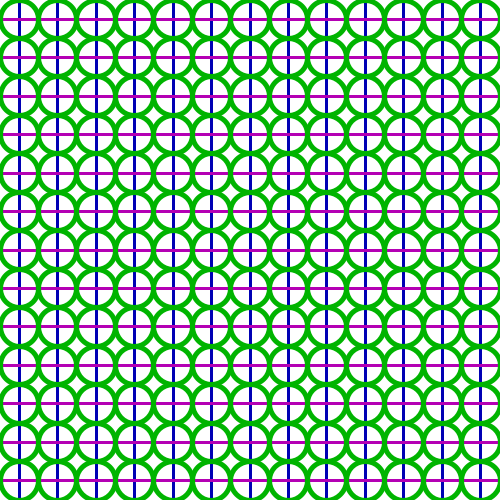
Frame 1 (no input)
Frame 60 (the mouse pressed at the canvas centre just before this capture): identical to frame 1, image omitted
Frame 120 (the mouse held since frame 60 and released just before this capture): identical to frame 1, image omitted

The Processing sketch that drew this single still picture (run headless with seeded random() and noise(); from frame 60 on, the mouse is pressed at the canvas centre):

// Processing sketch: Notes_1_Nested_Loops
// ── Notes_1_Nested_Loops.pde
int lineTotal;

void setup() {
  size(500, 500);
  lineTotal = (int)random(3, 20);
}

void draw() {
  background(255);
  verticalLines(lineTotal);
  horizontalLines(lineTotal);
  //verticalCircles(5);
  //horizontalCircles(5);
  circleGrid(lineTotal, lineTotal);
}

void verticalLines(int total) {
  float spacing = width / (float)total;
  float offset = spacing / 2.0;

  for (int i = 0; i < total; i++) {
    float x = (i * spacing) + offset;
    stroke(0, 0, 180);
    strokeWeight(3);
    line(x, 0, x, height);
  }
}

void horizontalLines(int total) {
  float spacing = height / (float)total;
  float offset = spacing / 2.0;

  for (int i = 0; i < total; i++) {
    float y = (i * spacing) + offset;
    stroke(180, 0, 180);
    strokeWeight(3);
    line(0, y, width, y);
  }
}

// ── circle_grid.pde
void circleGrid(int rows, int cols) {
  float xSpacing = width / (float)cols;
  float ySpacing = height / (float)rows;
  float xOffset = xSpacing / 2.0;
  float yOffset = ySpacing / 2.0;
  stroke(0, 180, 0);
  strokeWeight(5);
  noFill();

  for (int row = 0; row < rows; row++) {
    float y = (row * ySpacing) + yOffset;
    
    for (int col = 0; col < cols; col++) {
      float x = (col * xSpacing) + xOffset;
      ellipse(x, y, xSpacing, ySpacing);
    }
  }
}

// ── circles.pde
void verticalCircles(int total) {
  float spacing = width / (float)total;
  float offset = spacing / 2.0;

  for (int i = 0; i < total; i++) {
    float x = (i * spacing) + offset;
    stroke(0);
    strokeWeight(3);
    fill(0, 180, 0);
    //line(x, 0, x, height);
    ellipse(x, offset, spacing, spacing);
  }
}

void horizontalCircles(int total) {
  float spacing = height / (float)total;
  float offset = spacing / 2.0;

  for (int i = 0; i < total; i++) {
    float y = (i * spacing) + offset;
    stroke(0);
    strokeWeight(3);
    fill(180, 0, 0);
    //line(x, 0, x, height);
    ellipse(offset, y, spacing, spacing);
  }
}
